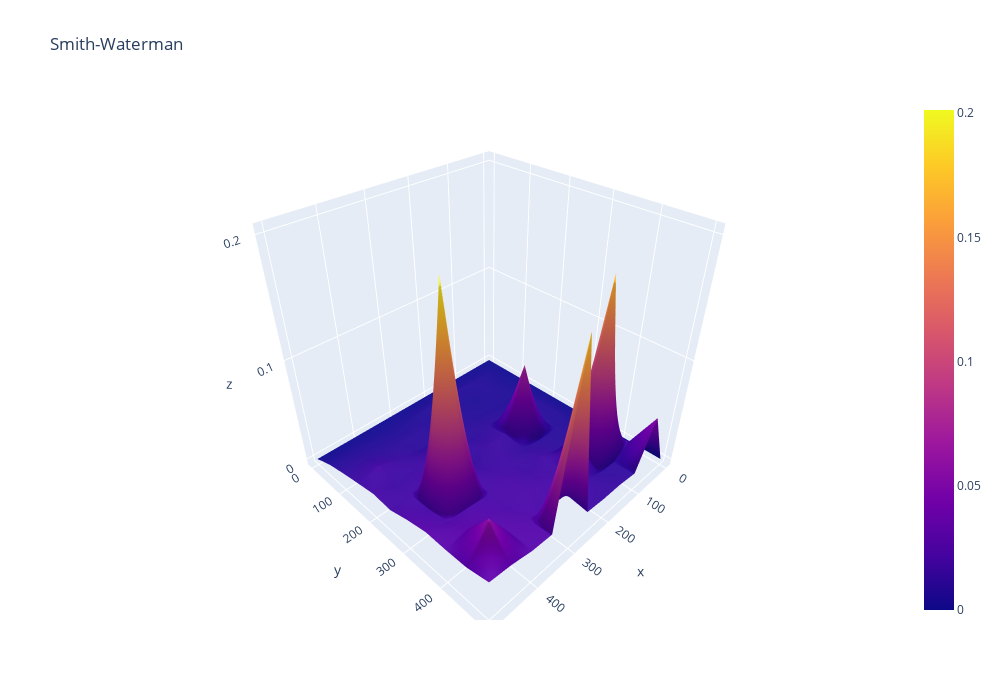

Source (notebook cell):
### Code cell
fig = go.Figure(go.Surface(
    x = x,
    y = y,
    z = resultados["teste2"]))
fig.update_layout(
    title={
        'text': "Smith-Waterman"},
        width=1000,
        height=700
)

fig.show()
